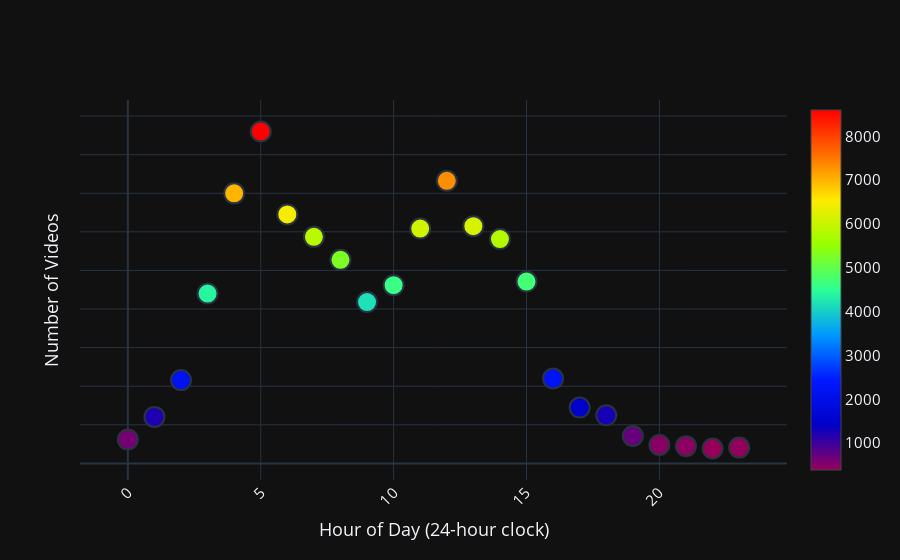

Here is the notebook cell this chart was saved with:
### Markdown cell above
## Trending Videos Publishing Trend on Hourly basis

### Code cell
data = df.publishedAt.dt.hour.value_counts()
        
fig = go.Figure()
fig.add_trace(go.Scatter(x=data.index, 
                         y=data.values,
                         mode='markers',
                         marker=dict(
                             size=20,
                             line_width=2,
                             color=data.values,
                             colorscale='Rainbow',
                             showscale=True
                        )
                    ))

fig.update_layout(xaxis_tickangle=-45,
                  font=dict(size=15),
                  yaxis={'visible': True, 'showticklabels': False},
                  xaxis_title='Hour of Day (24-hour clock)',
                  yaxis_title='Number of Videos',
                  template='plotly_dark', 
                 )

fig.update_layout(hovermode="x")

### Figure 1 — Plotly figure (JSON) as saved in the notebook; plotly's stock layout.template omitted (floating-point values rounded to 4 significant figures)
{"data": [{"marker": {"color": [8600, 7323, 6997, 6451, 6148, 6086, 5870, 5814, 5276, 4712, 4618, 4401, 4181, 2199, 2158, 1446, 1247, 1205, 708, 621, 479, 447, 409, 386], "colorscale": [[0, "rgb(150,0,90)"], [0.125, "rgb(0,0,200)"], [0.25, "rgb(0,25,255)"], [0.375, "rgb(0,152,255)"], [0.5, "rgb(44,255,150)"], [0.625, "rgb(151,255,0)"], [0.75, "rgb(255,234,0)"], [0.875, "rgb(255,111,0)"], [1, "rgb(255,0,0)"]], "line": {"width": 2}, "showscale": true, "size": 20}, "mode": "markers", "type": "scatter", "x": [5, 12, 4, 6, 13, 11, 7, 14, 8, 15, 10, 3, 9, 16, 2, 17, 18, 1, 19, 0, 20, 21, 23, 22], "y": [8600, 7323, 6997, 6451, 6148, 6086, 5870, 5814, 5276, 4712, 4618, 4401, 4181, 2199, 2158, 1446, 1247, 1205, 708, 621, 479, 447, 409, 386]}], "layout": {"font": {"size": 15}, "hovermode": "x", "xaxis": {"tickangle": -45, "title": {"text": "Hour of Day (24-hour clock)"}}, "yaxis": {"showticklabels": false, "title": {"text": "Number of Videos"}, "visible": true}}}
